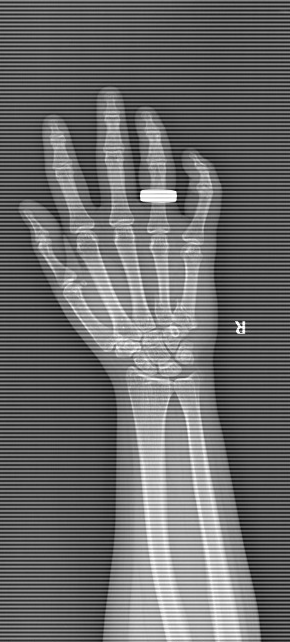
#> input picture HW4/metacarpal.png, 290 x 642 px
$ jupyter execute q3.ipynb
#> lines starting #> are read from the running program, lines starting #| are printed output that depends on the picture; after the words box and inside, x2 and y2 are one past the last pixel; in counts of white or black regions, pixels touching at a corner belong together
# Part 1

[cell 1]
import numpy as np
import matplotlib.pyplot as plt
import cv2
import math

empty_pic=np.zeros((200,200),dtype=np.uint8)
for i in range(100,130):
    for j in range(50,100):
        empty_pic[i][j]=255

plt.figure(figsize=(4,4))
plt.imshow(empty_pic,cmap="gray")
plt.show()

# Part 2

[cell 2]
def transform(img,transform_matrix):
    ans=img.copy()
    ans=np.float32(ans)
    inverted_transform_matrix=np.linalg.inv(transform_matrix)
    for i in range(ans.shape[0]):
        for j in range(ans.shape[1]):
            try:
                new_x,new_y,_=np.dot(inverted_transform_matrix,np.array([i,j,1]).T)
                new_x,new_y=int(new_x),int(new_y)
                ans[i][j]=img[new_x][new_y]
            except:
                pass
    return ans

[cell 3]
transformed_a=transform(empty_pic,np.array([[1,0,0],[0,1,20],[0,0,1]]))

transformed_b=transform(empty_pic,np.array([[1,0,40],[0,1,0],[0,0,1]]))

rotation_matrix=np.zeros((3,3))
rotation_matrix[0][0]=math.cos(math.radians(-30))
rotation_matrix[0][1]=-1*math.sin(math.radians(-30))
rotation_matrix[1][0]=math.sin(math.radians(-30))
rotation_matrix[1][1]=math.cos(math.radians(-30))
rotation_matrix[2][2]=1
transformed_c=transform(empty_pic,rotation_matrix)


rotation_matrix=np.zeros((3,3))
rotation_matrix[0][0]=math.cos(math.radians(-90))
rotation_matrix[0][1]=-1*math.sin(math.radians(-90))
rotation_matrix[1][0]=math.sin(math.radians(-90))
rotation_matrix[1][1]=math.cos(math.radians(-90))
rotation_matrix[2][2]=1
transformed_d=transform(empty_pic,rotation_matrix)

plt.figure(figsize=(16,8))
plt.subplot(1,5,1)
plt.imshow(empty_pic,cmap='gray')
plt.axis('off')
plt.subplot(1,5,2)
plt.imshow(transformed_a,cmap='gray')
plt.axis('off')
plt.subplot(1,5,3)
plt.imshow(transformed_b,cmap='gray')
plt.axis('off')
plt.subplot(1,5,4)
plt.imshow(transformed_c,cmap='gray')
plt.axis('off')
plt.subplot(1,5,5)
plt.imshow(transformed_d,cmap='gray')
plt.axis('off')

plt.show()
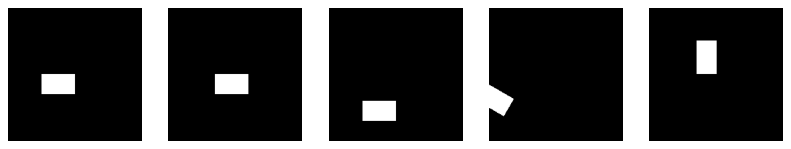
#> figure drawn by matplotlib, 5 panels

# Part 3

[cell 4]
def fourier_transform(img):
    f=np.fft.fft2(img)
    fshift=np.fft.fftshift(f)
    return fshift

[cell 5]
def show_fourier(img):
    fourier=fourier_transform(np.float32(img))+1
    log_abs_fourier=np.log(np.abs(fourier))
    phase=np.angle(fourier)
    plt.figure(figsize=(9,3))
    plt.subplot(1,3,1)
    plt.imshow(img,cmap="gray")
    plt.axis('off')
    plt.subplot(1,3,2)
    plt.imshow(log_abs_fourier,cmap="gray")
    plt.axis('off')
    plt.subplot(1,3,3)
    plt.imshow(phase,cmap="gray")
    plt.axis('off')
    plt.show()

[cell 6]
show_fourier(empty_pic)

[cell 7]
show_fourier(transformed_a)
#> in show_fourier (call 2), `plt.show()`:
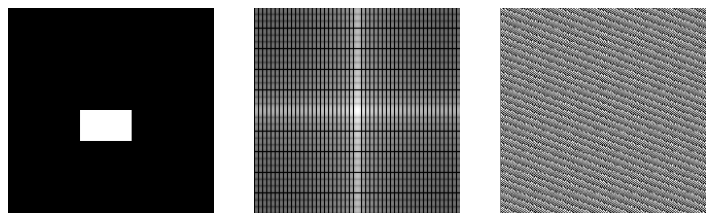
#> figure drawn by matplotlib, 3 panels

[cell 8]
show_fourier(transformed_b)
#> in show_fourier (call 3), `plt.show()`:
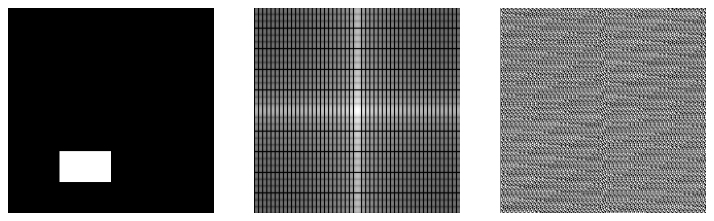
#> figure drawn by matplotlib, 3 panels

[cell 9]
show_fourier(transformed_c)
#> in show_fourier (call 4), `plt.show()`:
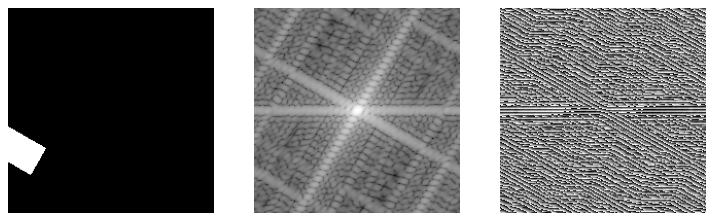
#> figure drawn by matplotlib, 3 panels

[cell 10]
show_fourier(transformed_d)
#> in show_fourier (call 5), `plt.show()`:
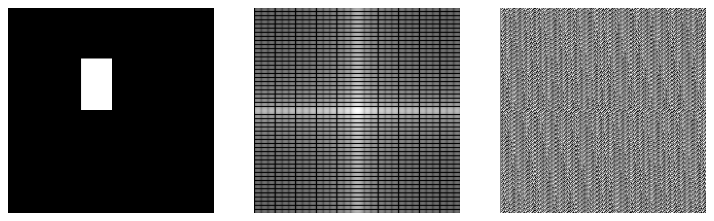
#> figure drawn by matplotlib, 3 panels

# Part 4

[cell 11]
empty_fourier=fourier_transform(np.float32(empty_pic))

y1=[i for i in range(200)]
c1=np.abs(empty_fourier[2])

y2=[32 for i in range(200)]
c2=np.abs(empty_fourier[:,32])

ans=np.zeros((200,200),dtype=np.float32)

for i in range(len(y1)):
    ans[2][i]=c1[i]

for i in range(len(y2)):
    ans[i][32]=c2[i]

plt.figure(figsize=(8,8))
plt.imshow(ans,cmap="gray")
plt.axis('off')
plt.show()
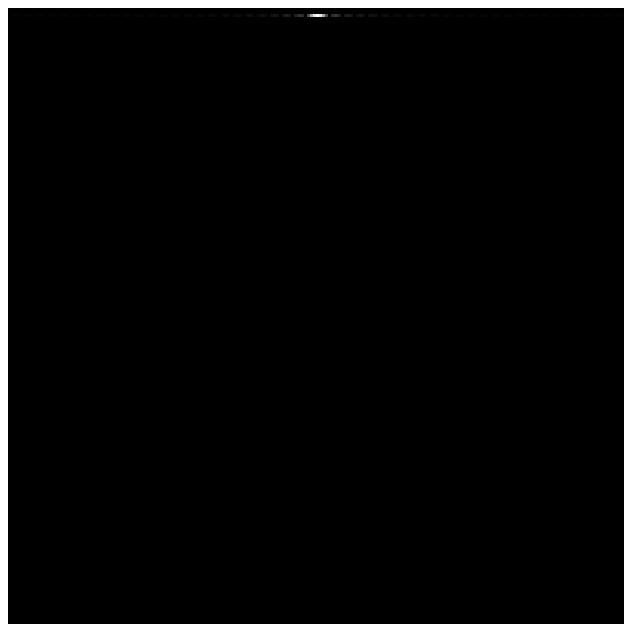
#> figure drawn by matplotlib, 1 panel

# Part 5

[cell 12]
img=cv2.imread('metacarpal.png',cv2.IMREAD_GRAYSCALE)
#> img is the input picture: shape (642, 290); min 5, max 255, mean 108.3
img.dtype

plt.figure(figsize=(8,8))
plt.imshow(img, cmap="gray")
plt.axis('off')
plt.show()

# Part 6

[cell 13]
fourier_img=fourier_transform(np.float32(img))

# Part 7

[cell 14]
def inverse_fourier(f):
    f_ishift = np.fft.ifftshift(f)
    img_back = np.fft.ifft2(f_ishift)
    img_back = np.abs(img_back)
    return img_back

[cell 15]
hfilter = np.zeros((img.shape[0], img.shape[1]), dtype=np.float32)

P,Q = img.shape
#> P = 642; Q = 290

for i in range(hfilter.shape[0]):
    for j in range(hfilter.shape[1]):
        if math.sqrt((i-P/2)**2 + (j-Q/2)**2) >= 100:
            hfilter[i][j] = 1
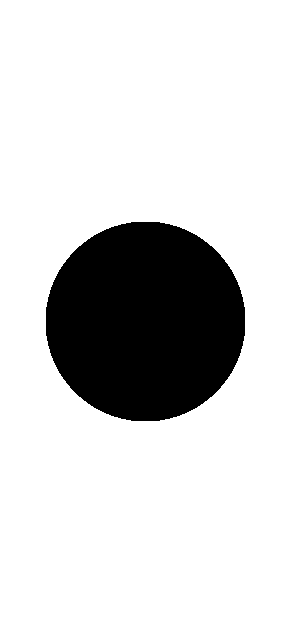
#> hfilter: shape (642, 290) float32; values 0 (black) and 1 (white), 83.1% white; 1 black region, box (x1, y1, x2, y2) and area: (46, 222, 245, 421) 31397

hfilter_applied_fourier_img = fourier_img*(1-hfilter)
final_img = inverse_fourier(hfilter_applied_fourier_img)
#> in inverse_fourier, `img_back = np.abs(img_back)`:
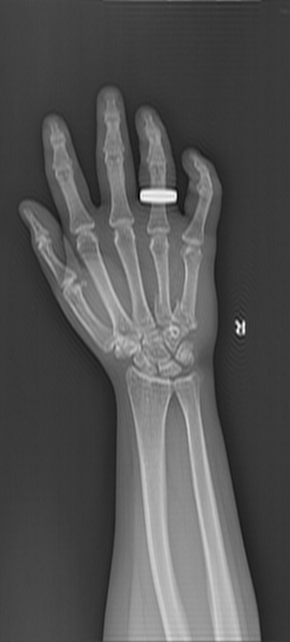
#> img_back: shape (642, 290) float64; min 32.17, max 262.8, mean 108.3; drawn with min black and max white

plt.figure(figsize=(8, 8))
plt.subplot(1, 2, 1)
plt.imshow(img, cmap="gray")
plt.axis('off')
plt.subplot(1, 2, 2)
plt.imshow(final_img, cmap="gray")
plt.axis('off')
plt.show()

# Part 8

[cell 16]
def transform_complex(img):
    rotation_matrix=np.zeros((3,3))
    rotation_matrix[0][0]=math.cos(math.radians(-180))
    rotation_matrix[0][1]=-1*math.sin(math.radians(-180))
    rotation_matrix[1][0]=math.sin(math.radians(-180))
    rotation_matrix[1][1]=math.cos(math.radians(-180))
    rotation_matrix[2][2]=1

    ans=img.copy()
    inverted_transform_matrix=np.linalg.inv(rotation_matrix)
    for i in range(ans.shape[0]):
        for j in range(ans.shape[1]):
            try:
                new_x,new_y,_=np.dot(inverted_transform_matrix,np.array([i,j,1]).T)
                new_x,new_y=int(new_x),int(new_y)
                ans[i][j]=img[new_x][new_y]
            except:
                pass
    return ans

rotated_fourier_img=transform_complex(hfilter_applied_fourier_img)

plt.figure(figsize=(8,8))
plt.imshow(inverse_fourier(rotated_fourier_img),cmap='gray')
#> in inverse_fourier (call 2), `img_back = np.abs(img_back)`:
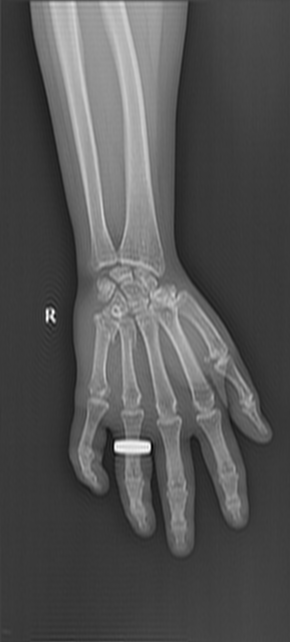
#> img_back: shape (642, 290) float64; min 32.17, max 262.8, mean 108.3; drawn with min black and max white
plt.axis('off')
plt.show()

# Part 9

[cell 17]
output = inverse_fourier(rotated_fourier_img)

# Part 10

[cell 18]
plt.figure(figsize=(10,10))

plt.subplot(1,3,1)
plt.title("Original")
plt.imshow(img,cmap="gray")
plt.axis('off')

plt.subplot(1,3,2)
plt.title("Final")
plt.imshow(output,cmap="gray")
plt.axis('off')

plt.subplot(1,3,3)
plt.title("Frequency Domain")
plt.imshow(np.log(np.abs(rotated_fourier_img+1)),cmap="gray")
plt.axis('off')
plt.show()
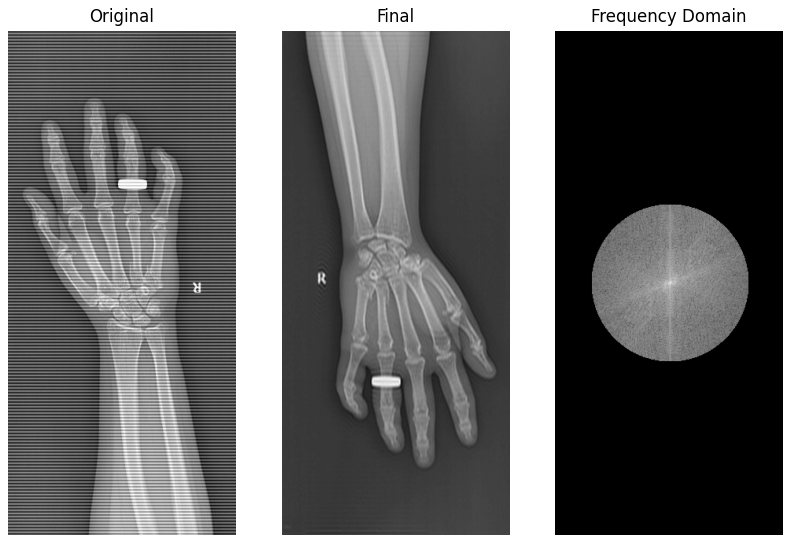
#> figure drawn by matplotlib, 3 panels

$ run again, with HW4/shoulder.jpg saved as HW4/metacarpal.png
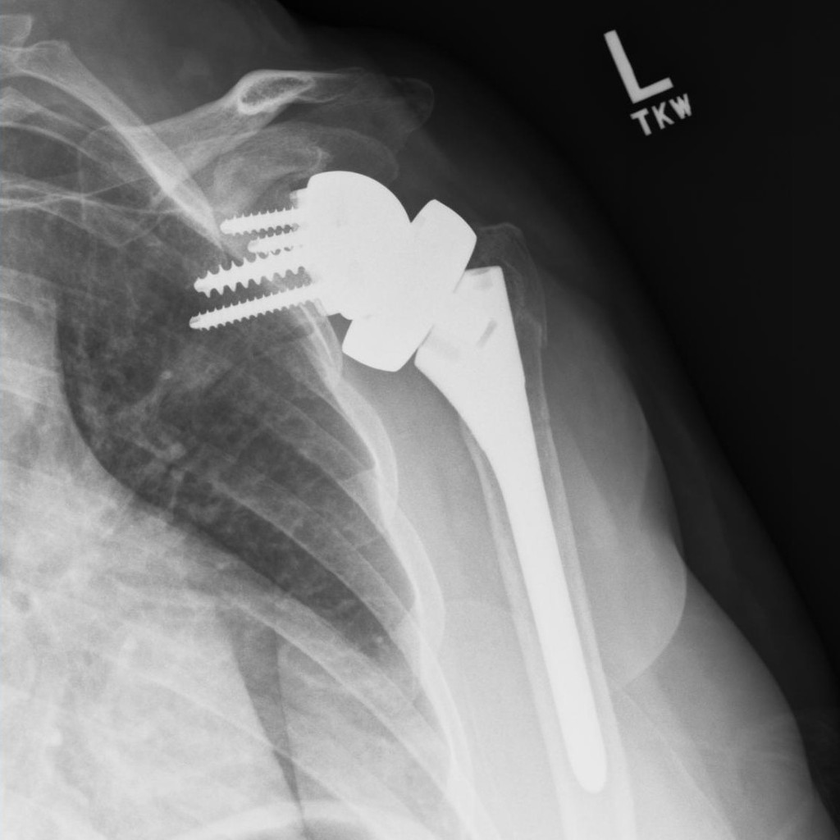
#> input picture HW4/shoulder.jpg, 840 x 840 px, shrunk from 1024 x 1024 before the run
#> after the loop `for i in range(hfilter.shape[0]):`:
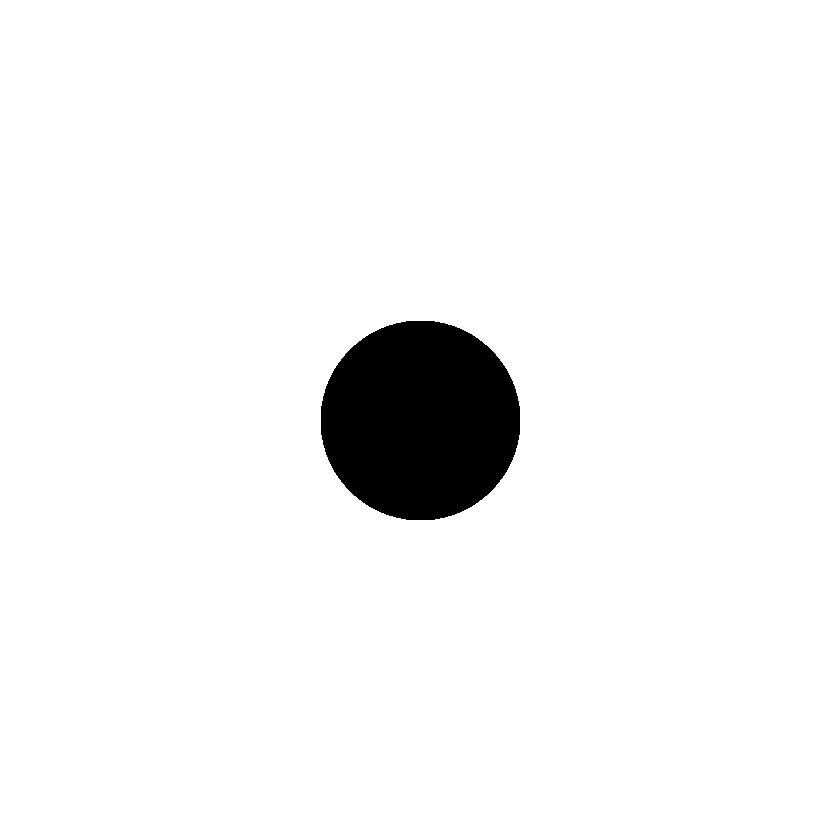
#> hfilter: shape (840, 840) float32; values 0 (black) and 1 (white), 95.6% white; 1 black region, box (x1, y1, x2, y2) and area: (321, 321, 520, 520) 31397
#> `plt.show()`:
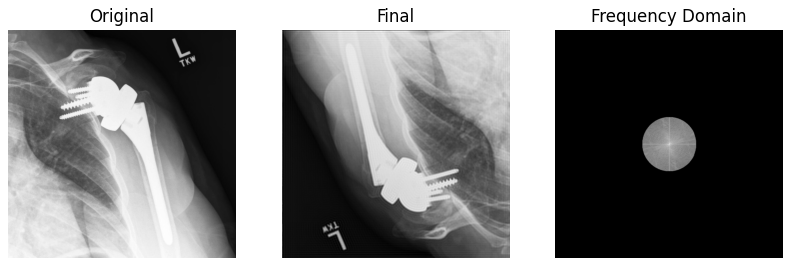
#> figure drawn by matplotlib, 3 panels
